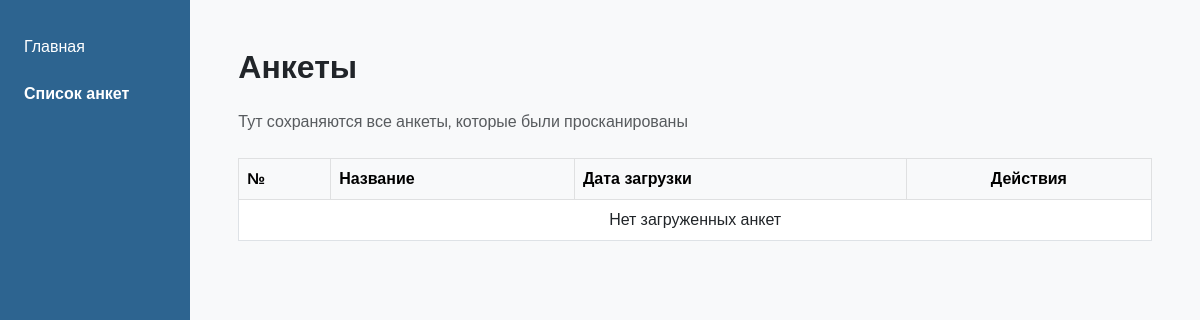
The page /list/ on the database as committed earlier.
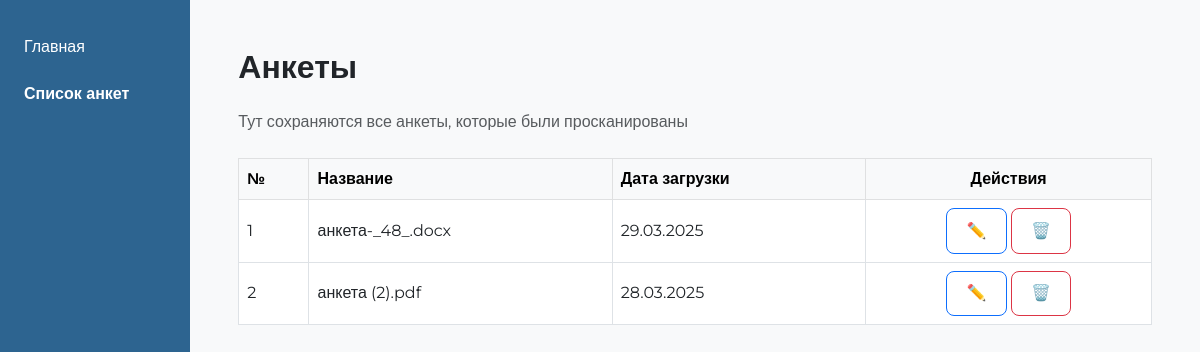
The same page on the database as committed later.
### app/models.py (models this page shows, shortened)
class Candidate(models.Model):
    full_name = models.CharField(max_length=255, blank=True)
    birth_date = models.DateField(blank=True, null=True)
    birth_place = models.CharField(max_length=255, blank=True)
    citizenship = models.CharField(max_length=255, blank=True)
    iin = models.CharField(max_length=20, blank=True)
    filename = models.CharField(max_length=255, blank=True)
    uploaded_at = models.DateTimeField(auto_now_add=True)

### app/views.py (the view)
# urls.py: path('list/', views.list_view, name='list'),                # Список анкет
def list_view(request):
    candidates = Candidate.objects.order_by('-uploaded_at')
    return render(request, 'app/list.html', {'candidates': candidates})

### app/templates/app/list.html (shortened to what this page needs)
{% extends 'app/base.html' %}
{% block content %}
<h2 class="mb-4">Анкеты</h2>
<p class="text-muted">Тут сохраняются все анкеты, которые были просканированы</p>
<div class="table-responsive mt-4">
  <table class="table table-bordered align-middle">
    <thead class="table-light">
      <tr>
        <th>№</th>
        <th>Название</th>
        <th>Дата загрузки</th>
        <th class="text-center">Действия</th>
      </tr>
    </thead>
    <tbody>
      {% for candidate in candidates %}
      <tr>
        <td>{{ forloop.counter }}</td>
        <td>{{ candidate.filename }}</td>
        <td>{{ candidate.uploaded_at|date:"d.m.Y" }}</td>
        <td class="text-center">
          <a href="{% url 'edit' candidate.id %}" class="btn btn-sm btn-outline-primary">
            ✏️
          </a>
          <form action="{% url 'delete' candidate.id %}" method="post" style="display:inline;">
            <button type="submit" class="btn btn-sm btn-outline-danger">🗑️</button>
          </form>
        </td>
      </tr>
      {% empty %}
      <tr>
        <td colspan="4" class="text-center">Нет загруженных анкет</td>
      </tr>
      {% endfor %}
    </tbody>
  </table>
</div>
{% endblock %}

### app/templates/app/base.html (shortened to what this page needs)
{% load static %}
<!DOCTYPE html>
<html lang="ru">
<head>
  <link href="https://cdn.jsdelivr.net/npm/bootstrap@5.3.0/dist/css/bootstrap.min.css" rel="stylesheet">
  <link href="{% static 'app/css/custom.css' %}" rel="stylesheet">
</head>
<body>
  <div class="d-flex">
    <div class="bg-sidebar text-white p-4" style="width: 220px; min-height: 100vh;">
      <ul class="nav flex-column">
        <li class="nav-item">
          <a href="{% url 'upload' %}" class="nav-link text-white {% if request.path == '/' %}active{% endif %}">Главная</a>
        </li>
        <li class="nav-item">
          <a href="{% url 'list' %}" class="nav-link text-white {% if request.path == '/list/' %}active{% endif %}">Список анкет</a>
        </li>
      </ul>
    </div>
    <div class="p-5 flex-grow-1 bg-light" style="width: 100%;">
      {% block content %}{% endblock %}
    </div>
  </div>
</body>
</html>

### app/static/app/css/custom.css (style rules this page uses)
.bg-sidebar { background-color: #2D6490; }
.nav-link { font-weight: 500; padding: 0.7rem 0; font-size: 1rem; }
h1, h2, h3, h4 { font-weight: 600; margin-bottom: 1rem; }
.btn { font-weight: 500; padding: 0.6rem 1.2rem; border-radius: 0.5rem; font-size: 1rem; }

### app/templates/app/base.html (style rules this page uses)
body { font-family: 'Montserrat', sans-serif; }
.nav-link.active { font-weight: 700; }

Rows that differ between the two databases and show on the page:
added Candidate: filename "анкета-_48_.docx", uploaded_at "29.03.2025"
added Candidate: filename "анкета (2).pdf", uploaded_at "28.03.2025"
Other text that changed with them:
text no longer shown: "Нет загруженных анкет"
